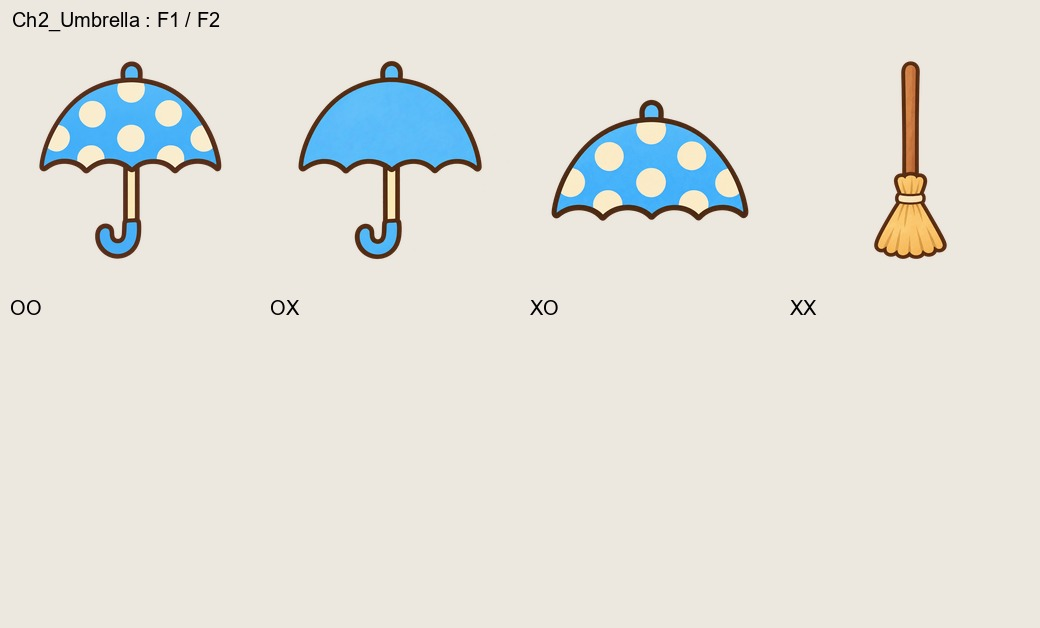
#> input picture ArtSource/JudgeVariants/qa/Ch2_Umbrella.jpg, 1040 x 628 px, given in place of Magnifier_DokkaebiFire.png, which was not available
$ python make_jam_fire.py out.png
#> lines starting #> are read from the running program, lines starting #| are printed output that depends on the picture
"""5챕터 그리기 방해 도깨비불 (임시) : 푸른 도깨비불(Magnifier_DokkaebiFire)의 파란 부분만 붉은 불로 바꾸고, 위쪽 빈자리를 잘라요.
갈색 테두리는 그대로 둬요. 밝은 곳일수록 노란 쪽, 어두운 곳일수록 붉은 쪽.
실행 : py -3 Tools/art_temp/make_jam_fire.py  →  Assets/Sprites/Chapter5/Jam_RedFire.png
"""
import colorsys
import sys
from PIL import Image

SRC = "Assets/Sprites/UI/Magnifier_DokkaebiFire.png"
OUT = sys.argv[1] if len(sys.argv) > 1 else "Assets/Sprites/Chapter5/Jam_RedFire.png"

im = Image.open(SRC).convert("RGBA")
px = im.load()
w, h = im.size
#> w = 1040; h = 628
for y in range(h):
    for x in range(w):
        r, g, b, a = px[x, y]
        if a == 0:
            continue
        hh, s, v = colorsys.rgb_to_hsv(r / 255, g / 255, b / 255)
        if 0.42 < hh < 0.78 and s > 0.12:
            light = min(1.0, max(0.0, (v - 0.55) / 0.45)) * (1 - s * 0.5)
            nh = 0.0 + 0.11 * light            # 빨강(0) ~ 주황노랑(0.11)
            ns = min(1.0, 0.75 + 0.25 * s)
            nv = min(1.0, 0.75 + 0.3 * v)
            nr, ng, nb = colorsys.hsv_to_rgb(nh, ns, nv)
            px[x, y] = (int(nr * 255), int(ng * 255), int(nb * 255), a)
box = im.getbbox()
#> box = (0, 0, 1040, 628)
pad = 6
im = im.crop((max(0, box[0] - pad), max(0, box[1] - pad), min(w, box[2] + pad), min(h, box[3] + pad)))
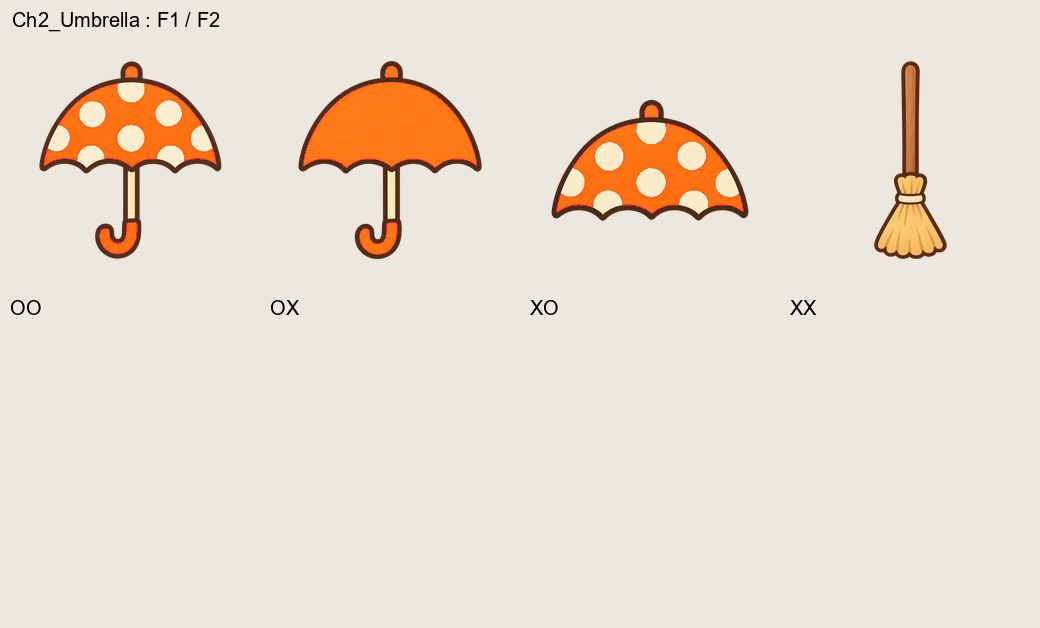
#> im: PIL image 1040x628 RGBA; mean R, G, B, A 233.7, 223.1, 209.8, 255
im.save(OUT)
print(OUT, im.size)
#| out.png (1040, 628)

$ run again, on ArtSource/JudgeVariants/qa/Ch3_Balloons.jpg
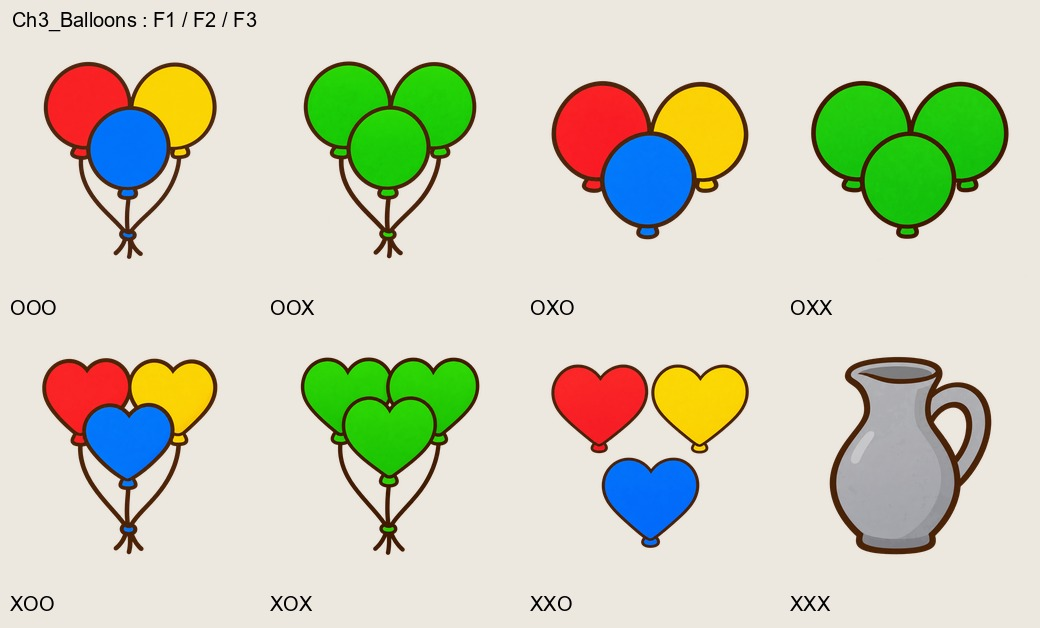
#> input picture ArtSource/JudgeVariants/qa/Ch3_Balloons.jpg, 1040 x 628 px, given in place of Magnifier_DokkaebiFire.png, which was not available
#> box = (0, 0, 1040, 628)
#> `im = im.crop((max(0, box[0] - pad), max(0, box[1] - pad), min(w, box[2..`:
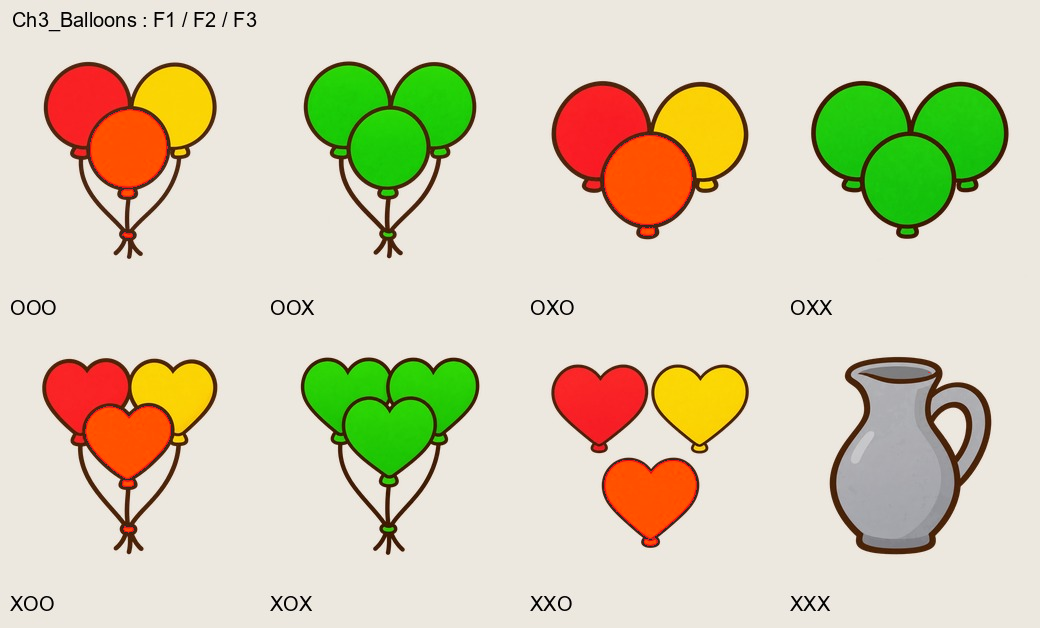
#> im: PIL image 1040x628 RGBA; mean R, G, B, A 213.7, 207, 178.6, 255
#| out.png (1040, 628)
